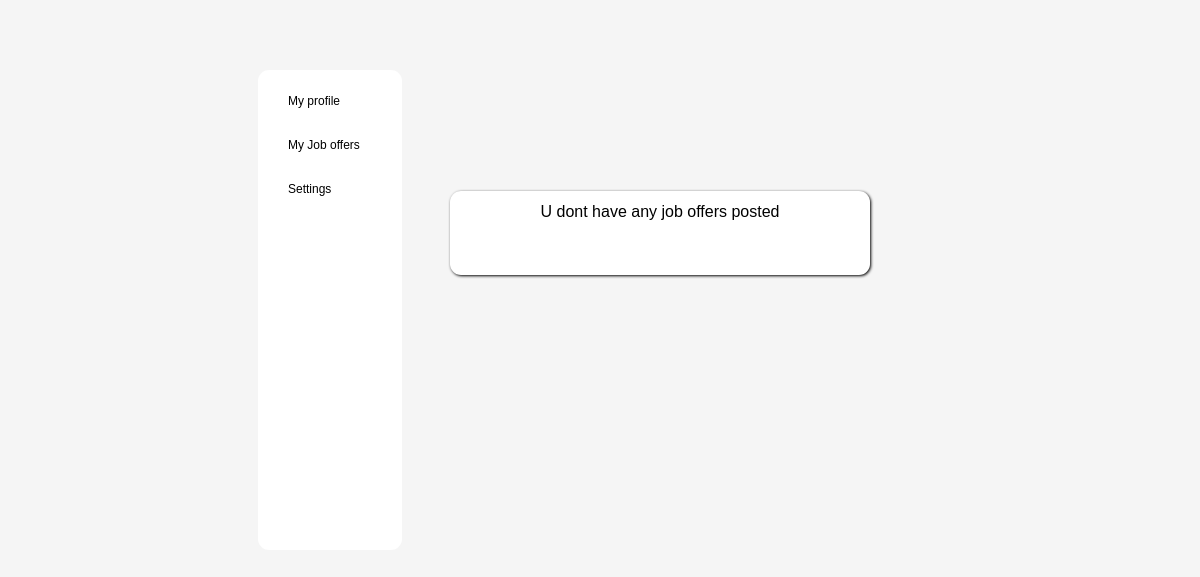
/my_job_offers.php (signed in), run on an earlier commit of the app's database.
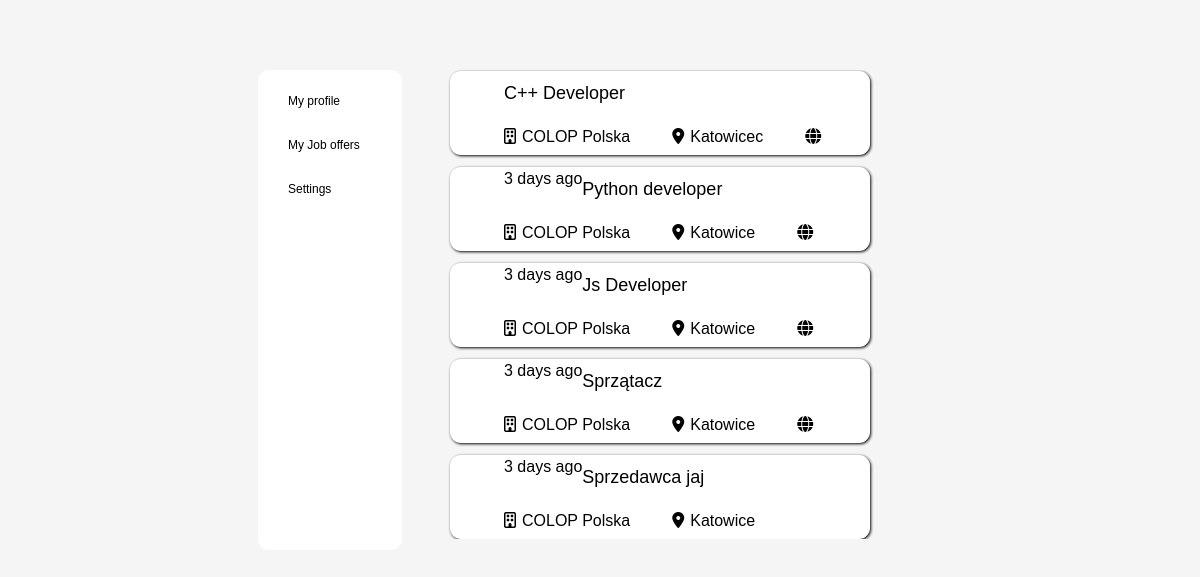
And on a later commit of the database.
### tables this page shows
CREATE TABLE `offers` (
  `job_id` int(11) NOT NULL,
  `name` varchar(50) NOT NULL,
  `min_salary` int(11) NOT NULL,
  `max_salary` int(11) NOT NULL,
  `company` varchar(100) NOT NULL,
  `location` varchar(50) NOT NULL,
  `workplace` varchar(15) NOT NULL,
  `date` date NOT NULL,
  `description` text NOT NULL,
  `experience` varchar(15) NOT NULL,
  `type` varchar(25) NOT NULL,
  `job_owner_id` int(11) NOT NULL
);

### my_job_offers.php (the view, shortened to what this page needs)
<!DOCTYPE html>
<html lang="PL">
<head>
    <link rel="stylesheet" href="style_account.css">
    <link rel="stylesheet" href="https://cdnjs.cloudflare.com/ajax/libs/font-awesome/6.0.0-beta3/css/all.min.css">
</head>
<body>
    <div id="account">
        <div id="nav">
            <ul>
                <a href="my_company_profile.php"><li>My profile</li></a>
                <a href="my_job_offers.php"><li>My Job offers</li></a>
                <a href="settings_company.php"><li>Settings</li></a>
            </ul>
        </div>
        <div id = "job_offers">
            <?php
            include 'database.php';
            $user_id = $_SESSION['user_id'];
            $querySelectInfo = $conn -> prepare("SELECT `name`, `company`, `location`, `workplace`, `date` from offers where job_owner_id = ?");
            $querySelectInfo->bind_param("i", $user_id);
            $querySelectInfo->execute();
            $querySelectInfo->bind_result($name, $company, $location, $workplace, $date);
            $querySelectInfo->store_result();
            $querySelectInfo->fetch();
            $numberOfRows = $querySelectInfo->num_rows;
            if($numberOfRows<1){
                echo('<div id = "noOffers"><label>U dont have any job offers posted</label></div>');
            }
            while ($querySelectInfo->fetch()) {
                $todayDate = date_create(date("Y-m-d"));
                $uploadDate = date_create($date);
                $dateDiff = date_diff($todayDate, $uploadDate);
                echo('
                <div id="job_offer">
                    <div id="job_name">'.$name.'</div>
                    <div id="company_name"><i class="fa-sharp fa-regular fa-building"></i>'.$company.'</div>
                    <div id="job_location"><i class="fa-solid fa-location-dot"></i>'.$location.'</div>
                    <div id="workplace"><i class="fa-solid fa-globe"></i>'.$workplace.'</div>
                    <div id="date">'.$dateDiff->format("%a days ago").'</div>
                </div>
                ');
            }
            ?>
        </div>
    </div>

### style_account.css (style rules this page uses)
body { background-color: #f5f5f5; margin: 0; font-family: "Nunito Sans", sans-serif; display: flex; justify-content: center; align-items: center; height: 100vh; }
#account { margin: auto; width: 57vw; height: 40vw; margin-top: 5.81vw; }
a { text-decoration: none; color: black; }
#nav { width: 12vw; height: 40vw; float: left; border-radius: 11px; background-color: #ffffff; }
ul { padding: 0; margin-top: 1vw; list-style: none; }
li { width: 7vw; margin: 0.5vw auto; font-size: 1vw; border-radius: 11px; padding: 1vw; }
#job_offers { width: 36vw; height: 38vw; margin-left: 15vw; overflow-y:auto; padding: 0.1vw 1vw 1vw 1vw; border-radius: 11px; }
#job_offer { background-color: #ffffff; width: 33vw; height: 5vw; border-radius: 11px; margin-bottom: 1vw; padding: 1vw; box-shadow: 1px 1px 3px black; }
#job_name { margin-left: 3.5vw; font-size: 1.5vw; }
#company_name, #job_location, #workplace, #date { float: left; margin-left: 3.5vw; margin-top: 2vw; }
.fa-building, .fa-location-dot, .fa-globe { margin-right: 0.5vw; }
#noOffers { background-color: #ffffff; width: 33vw; height: 5vw; border-radius: 11px; margin-top: 10vw; text-align: center; padding: 1vw; box-shadow: 1px 1px 3px black; }

What changed in the data, as far as the page shows it:
added offers: name "C++ Developer", company "COLOP Polska", location "Katowicec", date "3 days ago"
added offers: name "Python developer", company "COLOP Polska", location "Katowice", date "3 days ago"
added offers: name "Js Developer", company "COLOP Polska", location "Katowice", date "3 days ago"
added offers: name "Sprzątacz", company "COLOP Polska", location "Katowice", date "3 days ago"
added offers: name "Sprzedawca jaj", company "COLOP Polska", location "Katowice"
Also different on the page:
text no longer shown: "U dont have any job offers posted"
